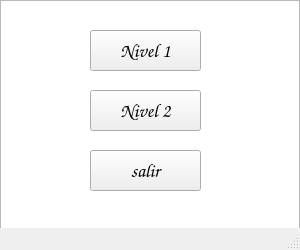
<?xml version="1.0" encoding="UTF-8"?>
<ui version="4.0">
 <class>Niveles</class>
 <widget class="QMainWindow" name="Niveles">
  <property name="geometry">
   <rect>
    <x>0</x>
    <y>0</y>
    <width>300</width>
    <height>250</height>
   </rect>
  </property>
  <property name="minimumSize">
   <size>
    <width>300</width>
    <height>250</height>
   </size>
  </property>
  <property name="maximumSize">
   <size>
    <width>300</width>
    <height>250</height>
   </size>
  </property>
  <property name="windowTitle">
   <string>MainWindow</string>
  </property>
  <widget class="QWidget" name="centralwidget">
   <widget class="QGraphicsView" name="graphicsView">
    <property name="geometry">
     <rect>
      <x>0</x>
      <y>0</y>
      <width>300</width>
      <height>240</height>
     </rect>
    </property>
    <property name="minimumSize">
     <size>
      <width>300</width>
      <height>240</height>
     </size>
    </property>
    <property name="maximumSize">
     <size>
      <width>300</width>
      <height>200</height>
     </size>
    </property>
   </widget>
   <widget class="QPushButton" name="pushButton">
    <property name="geometry">
     <rect>
      <x>90</x>
      <y>30</y>
      <width>111</width>
      <height>41</height>
     </rect>
    </property>
    <property name="font">
     <font>
      <family>Comic Sans MS</family>
      <pointsize>14</pointsize>
      <weight>75</weight>
      <bold>true</bold>
     </font>
    </property>
    <property name="text">
     <string>Nivel 1</string>
    </property>
   </widget>
   <widget class="QPushButton" name="pushButton_2">
    <property name="geometry">
     <rect>
      <x>90</x>
      <y>90</y>
      <width>111</width>
      <height>41</height>
     </rect>
    </property>
    <property name="font">
     <font>
      <family>Comic Sans MS</family>
      <pointsize>14</pointsize>
      <weight>75</weight>
      <bold>true</bold>
     </font>
    </property>
    <property name="text">
     <string>Nivel 2</string>
    </property>
   </widget>
   <widget class="QPushButton" name="pushButton_3">
    <property name="geometry">
     <rect>
      <x>90</x>
      <y>150</y>
      <width>111</width>
      <height>41</height>
     </rect>
    </property>
    <property name="font">
     <font>
      <family>Comic Sans MS</family>
      <pointsize>14</pointsize>
      <weight>75</weight>
      <bold>true</bold>
     </font>
    </property>
    <property name="text">
     <string>salir</string>
    </property>
   </widget>
  </widget>
  <widget class="QMenuBar" name="menubar">
   <property name="geometry">
    <rect>
     <x>0</x>
     <y>0</y>
     <width>300</width>
     <height>20</height>
    </rect>
   </property>
  </widget>
  <widget class="QStatusBar" name="statusbar"/>
 </widget>
 <resources/>
 <connections/>
</ui>
